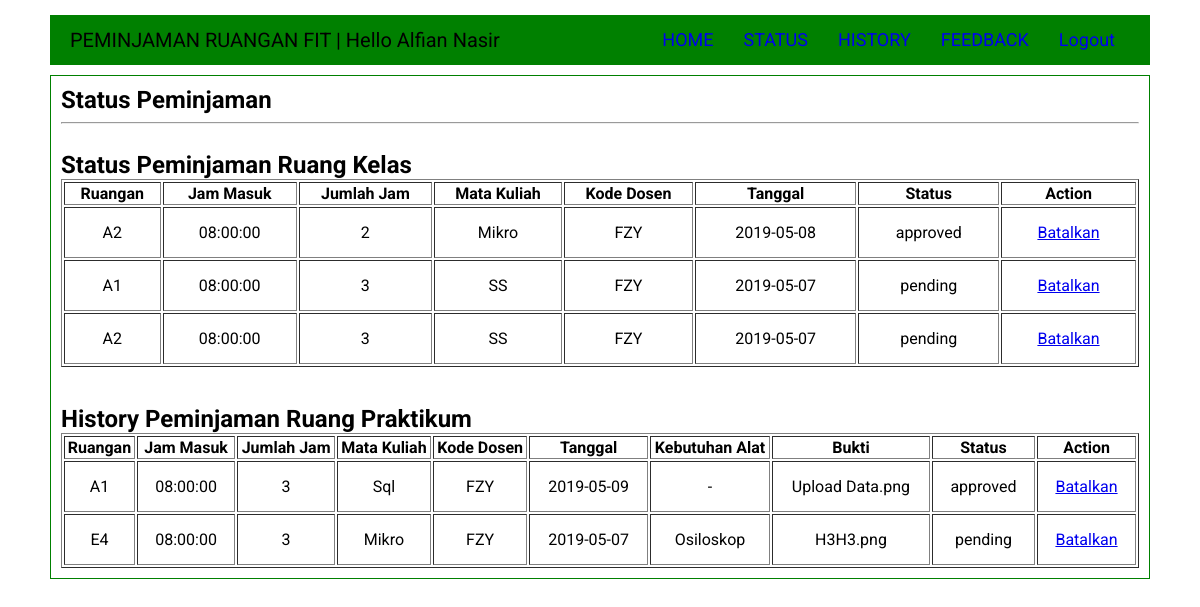
Screenshot of /User/status.php (signed in) with the database file from the repository.
### tables this page shows
CREATE TABLE `transaksi` (
  `id` int(11) NOT NULL,
  `peminjam` int(11) NOT NULL,
  `ruangan` int(11) NOT NULL,
  `jam_masuk` time NOT NULL,
  `jumlah_jam` int(11) NOT NULL,
  `matakuliah` varchar(30) NOT NULL,
  `kode_dosen` int(11) NOT NULL,
  `tanggal` date NOT NULL,
  `kebutuhan` text,
  `bukti` varchar(255) DEFAULT NULL,
  `status` varchar(30) NOT NULL,
  `keterangan` varchar(30) NOT NULL
);

CREATE TABLE `laboratory` (
  `id` int(11) NOT NULL,
  `kode` varchar(5) NOT NULL,
  `nama` varchar(30) NOT NULL
);

CREATE TABLE `dosen` (
  `id` int(11) NOT NULL,
  `nip` varchar(11) NOT NULL,
  `kode` varchar(3) NOT NULL,
  `username` varchar(32) NOT NULL,
  `password` varchar(32) NOT NULL,
  `nama_depan` varchar(20) NOT NULL,
  `nama_belakang` varchar(20) NOT NULL,
  `email` varchar(255) NOT NULL,
  `lab` int(11) NOT NULL
);

### User/status.php (the view, shortened to what this page needs)
<?php
  include '../db.php';
  $idx = $_SESSION['id'];
  $query = "select *, transaksi.id as t_id, laboratory.kode as ruang, dosen.kode as kdosen from transaksi join laboratory on transaksi.ruangan = laboratory.id join dosen on transaksi.kode_dosen = dosen.id where (status = 'pending' OR status = 'approved') AND keterangan = 'kelas' AND peminjam = $idx";
  $transaksi = $sql->query($query);
  $query = "select *, transaksi.id as t_id, laboratory.kode as ruang, dosen.kode as kdosen from transaksi join laboratory on transaksi.ruangan = laboratory.id join dosen on transaksi.kode_dosen = dosen.id where (status = 'pending' OR status = 'approved') AND keterangan = 'praktikum' AND peminjam = $idx";
  $transaksi_praktikum = $sql->query($query);
?>
<!DOCTYPE html>
<html lang="en" dir="ltr">
  <head>
    <link rel="stylesheet" href="../Assets/Dashboard.css">
  </head>
  <body>
        <?php include 'Template/Header.php'; ?>
    <div class="konten">
      <h2>Status Peminjaman</h2>
      <hr>
      <br>
      <h2>Status Peminjaman Ruang Kelas</h2>
      <div style="overflow:auto">
        <table border="1" width=100%>
          <thead>
            <tr>
              <th>Ruangan</th>
              <th>Jam Masuk</th>
              <th>Jumlah Jam</th>
              <th>Mata Kuliah</th>
              <th>Kode Dosen</th>
              <th>Tanggal</th>
              <th>Status</th>
              <th>Action</th>
            </tr>
          </thead>
          <tbody>
            <?php foreach ($transaksi as $val): ?>
              <tr>
                <td><?php echo $val['ruang']; ?></td>
                <td><?php echo $val['jam_masuk']; ?></td>
                <td><?php echo $val['jumlah_jam']; ?></td>
                <td><?php echo $val['matakuliah']; ?></td>
                <td><?php echo $val['kdosen']; ?></td>
                <td><?php echo $val['tanggal']; ?></td>
                <td><?php echo $val['status']; ?></td>
                <td>
                  <a href="?batalkan=TRUE&id=<?php echo $val['t_id'] ?>">Batalkan</a>
                </td>
              </tr>
            <?php endforeach; ?>
          </tbody>
        </table>
      </div>
      <br>
      <br>
      <h2>History Peminjaman Ruang Praktikum</h2>
      <div style="overflow:auto">
        <table border="1" width=100%>
          <thead>
            <tr>
              <th>Ruangan</th>
              <th>Jam Masuk</th>
              <th>Jumlah Jam</th>
              <th>Mata Kuliah</th>
              <th>Kode Dosen</th>
              <th>Tanggal</th>
              <th>Kebutuhan Alat</th>
              <th>Bukti</th>
              <th>Status</th>
              <th>Action</th>
            </tr>
          </thead>
          <tbody>
            <?php foreach ($transaksi_praktikum as $val): ?>
              <tr>
                <td><?php echo $val['ruang']; ?></td>
                <td><?php echo $val['jam_masuk']; ?></td>
                <td><?php echo $val['jumlah_jam']; ?></td>
                <td><?php echo $val['matakuliah']; ?></td>
                <td><?php echo $val['kdosen']; ?></td>
                <td><?php echo $val['tanggal']; ?></td>
                <td><?php echo $val['kebutuhan']; ?></td>
                <td><?php echo $val['bukti']; ?></td>
                <td><?php echo $val['status']; ?></td>
                <td>
                  <a href="?batalkan=TRUE&id=<?php echo $val['t_id'] ?>">Batalkan</a>
                </td>
              </tr>
            <?php endforeach; ?>
          </tbody>
        </table>
      </div>
  </body>
</html>

### Assets/Dashboard.css (style rules this page uses)
* { -moz-box-sizing: border-box; -webkit-box-sizing: border-box; box-sizing: border-box; }
body { margin: 0; font-family: Roboto; padding: 15px 50px; }
h2 { margin: 0; padding: 0; }
td { padding: 15px; text-align: center; }
.konten { margin: 10px 0; padding: 10px; border: 1px solid green; }

### rows the page displays
transaksi: ruangan.kode "A2", jam_masuk "08:00:00", jumlah_jam "2", matakuliah "Mikro", dosen.kode "FZY", tanggal "2019-05-08", status "approved"
transaksi: ruangan.kode "A1", jam_masuk "08:00:00", jumlah_jam "3", matakuliah "SS", dosen.kode "FZY", tanggal "2019-05-07", status "pending"
transaksi: ruangan.kode "A2", jam_masuk "08:00:00", jumlah_jam "3", matakuliah "SS", dosen.kode "FZY", tanggal "2019-05-07", status "pending"
transaksi: ruangan.kode "A1", jam_masuk "08:00:00", jumlah_jam "3", matakuliah "Sql", dosen.kode "FZY", tanggal "2019-05-09", kebutuhan "-", bukti "Upload Data.png", status "approved"
transaksi: ruangan.kode "E4", jam_masuk "08:00:00", jumlah_jam "3", matakuliah "Mikro", dosen.kode "FZY", tanggal "2019-05-07", kebutuhan "Osiloskop", bukti "H3H3.png", status "pending"

### other values shown
$_SESSION['nama_depan'] "Alfian"
$_SESSION['nama_belakang'] "Nasir"
